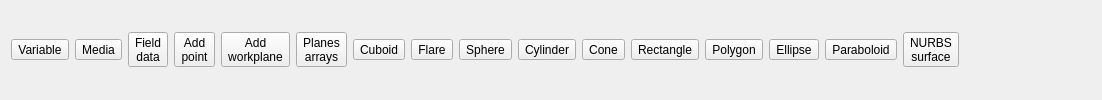
    <widget class="QWidget" name="tabConstruct">
     <attribute name="title">
      <string>Construct</string>
     </attribute>
     <layout class="QGridLayout" name="gridLayout_4">
      <item row="0" column="0">
       <widget class="QToolButton" name="tBtnVariable">
        <property name="text">
         <string>Variable</string>
        </property>
        <property name="icon">
         <iconset resource="src.qrc">
          <normaloff>:/icon/bianliang.png</normaloff>:/icon/bianliang.png</iconset>
        </property>
        <property name="iconSize">
         <size>
          <width>48</width>
          <height>48</height>
         </size>
        </property>
        <property name="toolButtonStyle">
         <enum>Qt::ToolButtonTextUnderIcon</enum>
        </property>
       </widget>
      </item>
      <item row="0" column="1">
       <widget class="QToolButton" name="tBtnMedia">
        <property name="text">
         <string>Media</string>
        </property>
        <property name="icon">
         <iconset resource="src.qrc">
          <normaloff>:/icon/meiti.png</normaloff>:/icon/meiti.png</iconset>
        </property>
        <property name="iconSize">
         <size>
          <width>48</width>
          <height>48</height>
         </size>
        </property>
        <property name="toolButtonStyle">
         <enum>Qt::ToolButtonTextUnderIcon</enum>
        </property>
       </widget>
      </item>
      <item row="0" column="2">
       <widget class="QToolButton" name="tBtnFieldData">
        <property name="text">
         <string>Field
data</string>
        </property>
        <property name="icon">
         <iconset resource="src.qrc">
          <normaloff>:/icon/3dzuobiao.png</normaloff>:/icon/3dzuobiao.png</iconset>
        </property>
        <property name="iconSize">
         <size>
          <width>48</width>
          <height>48</height>
         </size>
        </property>
        <property name="toolButtonStyle">
         <enum>Qt::ToolButtonTextUnderIcon</enum>
        </property>
       </widget>
      </item>
      <item row="0" column="3">
       <widget class="QToolButton" name="tBtnAddPoint">
        <property name="text">
         <string>Add
point</string>
        </property>
        <property name="icon">
         <iconset resource="src.qrc">
          <normaloff>:/icon/dian.png</normaloff>:/icon/dian.png</iconset>
        </property>
        <property name="iconSize">
         <size>
          <width>48</width>
          <height>48</height>
         </size>
        </property>
        <property name="toolButtonStyle">
         <enum>Qt::ToolButtonTextUnderIcon</enum>
        </property>
       </widget>
      </item>
      <item row="0" column="4">
       <widget class="QToolButton" name="tBtnAddWorkplane">
        <property name="text">
         <string>Add
workplane</string>
        </property>
        <property name="icon">
         <iconset resource="src.qrc">
          <normaloff>:/icon/zuobiao2.png</normaloff>:/icon/zuobiao2.png</iconset>
        </property>
        <property name="iconSize">
         <size>
          <width>48</width>
          <height>48</height>
         </size>
        </property>
        <property name="toolButtonStyle">
         <enum>Qt::ToolButtonTextUnderIcon</enum>
        </property>
       </widget>
      </item>
      <item row="0" column="5">
       <widget class="QToolButton" name="tBtnPlanesArrays">
        <property name="text">
         <string>Planes
arrays</string>
        </property>
        <property name="icon">
         <iconset resource="src.qrc">
          <normaloff>:/icon/shuzu.png</normaloff>:/icon/shuzu.png</iconset>
        </property>
        <property name="iconSize">
         <size>
          <width>48</width>
          <height>48</height>
         </size>
        </property>
        <property name="toolButtonStyle">
         <enum>Qt::ToolButtonTextUnderIcon</enum>
        </property>
       </widget>
      </item>
      <item row="0" column="6">
       <widget class="QToolButton" name="tBtnCuboid">
        <property name="text">
         <string>Cuboid</string>
        </property>
        <property name="icon">
         <iconset resource="src.qrc">
          <normaloff>:/icon/changfangti.png</normaloff>:/icon/changfangti.png</iconset>
        </property>
        <property name="iconSize">
         <size>
          <width>48</width>
          <height>48</height>
         </size>
        </property>
        <property name="toolButtonStyle">
         <enum>Qt::ToolButtonTextUnderIcon</enum>
        </property>
       </widget>
      </item>
      <item row="0" column="7">
       <widget class="QToolButton" name="tBtnFlare">
        <property name="text">
         <string>Flare</string>
        </property>
        <property name="icon">
         <iconset resource="src.qrc">
          <normaloff>:/icon/R-C.jfif</normaloff>:/icon/R-C.jfif</iconset>
        </property>
        <property name="iconSize">
         <size>
          <width>48</width>
          <height>48</height>
         </size>
        </property>
        <property name="toolButtonStyle">
         <enum>Qt::ToolButtonTextUnderIcon</enum>
        </property>
       </widget>
      </item>
      <item row="0" column="8">
       <widget class="QToolButton" name="tBtnSphere">
        <property name="text">
         <string>Sphere</string>
        </property>
        <property name="icon">
         <iconset resource="src.qrc">
          <normaloff>:/icon/qiuti.png</normaloff>:/icon/qiuti.png</iconset>
        </property>
        <property name="iconSize">
         <size>
          <width>48</width>
          <height>48</height>
         </size>
        </property>
        <property name="toolButtonStyle">
         <enum>Qt::ToolButtonTextUnderIcon</enum>
        </property>
       </widget>
      </item>
      <item row="0" column="9">
       <widget class="QToolButton" name="tBtnCylinder">
        <property name="text">
         <string>Cylinder</string>
        </property>
        <property name="icon">
         <iconset resource="src.qrc">
          <normaloff>:/icon/yuanzhu.png</normaloff>:/icon/yuanzhu.png</iconset>
        </property>
        <property name="iconSize">
         <size>
          <width>48</width>
          <height>48</height>
         </size>
        </property>
        <property name="toolButtonStyle">
         <enum>Qt::ToolButtonTextUnderIcon</enum>
        </property>
       </widget>
      </item>
      <item row="0" column="10">
       <widget class="QToolButton" name="tBtnCone">
        <property name="text">
         <string>Cone</string>
        </property>
        <property name="icon">
         <iconset resource="src.qrc">
          <normaloff>:/icon/yuanzui.png</normaloff>:/icon/yuanzui.png</iconset>
        </property>
        <property name="iconSize">
         <size>
          <width>48</width>
          <height>48</height>
         </size>
        </property>
        <property name="toolButtonStyle">
         <enum>Qt::ToolButtonTextUnderIcon</enum>
        </property>
       </widget>
      </item>
      <item row="0" column="11">
       <widget class="QToolButton" name="tBtnRectangle">
        <property name="text">
         <string>Rectangle</string>
        </property>
        <property name="icon">
         <iconset resource="src.qrc">
          <normaloff>:/icon/zhengfangxing.png</normaloff>:/icon/zhengfangxing.png</iconset>
        </property>
        <property name="iconSize">
         <size>
          <width>48</width>
          <height>48</height>
         </size>
        </property>
        <property name="toolButtonStyle">
         <enum>Qt::ToolButtonTextUnderIcon</enum>
        </property>
       </widget>
      </item>
      <item row="0" column="12">
       <widget class="QToolButton" name="tBtnPolygon">
        <property name="text">
         <string>Polygon</string>
        </property>
        <property name="icon">
         <iconset resource="src.qrc">
          <normaloff>:/icon/duobianxing.png</normaloff>:/icon/duobianxing.png</iconset>
        </property>
        <property name="iconSize">
         <size>
          <width>48</width>
          <height>48</height>
         </size>
        </property>
        <property name="toolButtonStyle">
         <enum>Qt::ToolButtonTextUnderIcon</enum>
        </property>
       </widget>
      </item>
      <item row="0" column="13">
       <widget class="QToolButton" name="tBtnEllipse">
        <property name="text">
         <string>Ellipse</string>
        </property>
        <property name="icon">
         <iconset resource="src.qrc">
          <normaloff>:/icon/tuo.png</normaloff>:/icon/tuo.png</iconset>
        </property>
        <property name="iconSize">
         <size>
          <width>48</width>
          <height>48</height>
         </size>
        </property>
        <property name="toolButtonStyle">
         <enum>Qt::ToolButtonTextUnderIcon</enum>
        </property>
       </widget>
      </item>
      <item row="0" column="14">
       <widget class="QToolButton" name="tBtnParaboloid">
        <property name="text">
         <string>Paraboloid</string>
        </property>
        <property name="icon">
         <iconset resource="src.qrc">
          <normaloff>:/icon/banqiu.png</normaloff>:/icon/banqiu.png</iconset>
        </property>
        <property name="iconSize">
         <size>
          <width>48</width>
          <height>48</height>
         </size>
        </property>
        <property name="toolButtonStyle">
         <enum>Qt::ToolButtonTextUnderIcon</enum>
        </property>
       </widget>
      </item>
      <item row="0" column="15">
       <widget class="QToolButton" name="tBtnNurbsSurface">
        <property name="text">
         <string>NURBS
surface</string>
        </property>
        <property name="icon">
         <iconset resource="src.qrc">
          <normaloff>:/icon/qumian.png</normaloff>:/icon/qumian.png</iconset>
        </property>
        <property name="iconSize">
         <size>
          <width>48</width>
          <height>48</height>
         </size>
        </property>
        <property name="toolButtonStyle">
         <enum>Qt::ToolButtonTextUnderIcon</enum>
        </property>
       </widget>
      </item>
      <item row="0" column="16">
       <spacer name="horizontalSpacer_3">
        <property name="orientation">
         <enum>Qt::Horizontal</enum>
        </property>
        <property name="sizeHint" stdset="0">
         <size>
          <width>132</width>
          <height>20</height>
         </size>
        </property>
       </spacer>
      </item>
     </layout>
    </widget>
